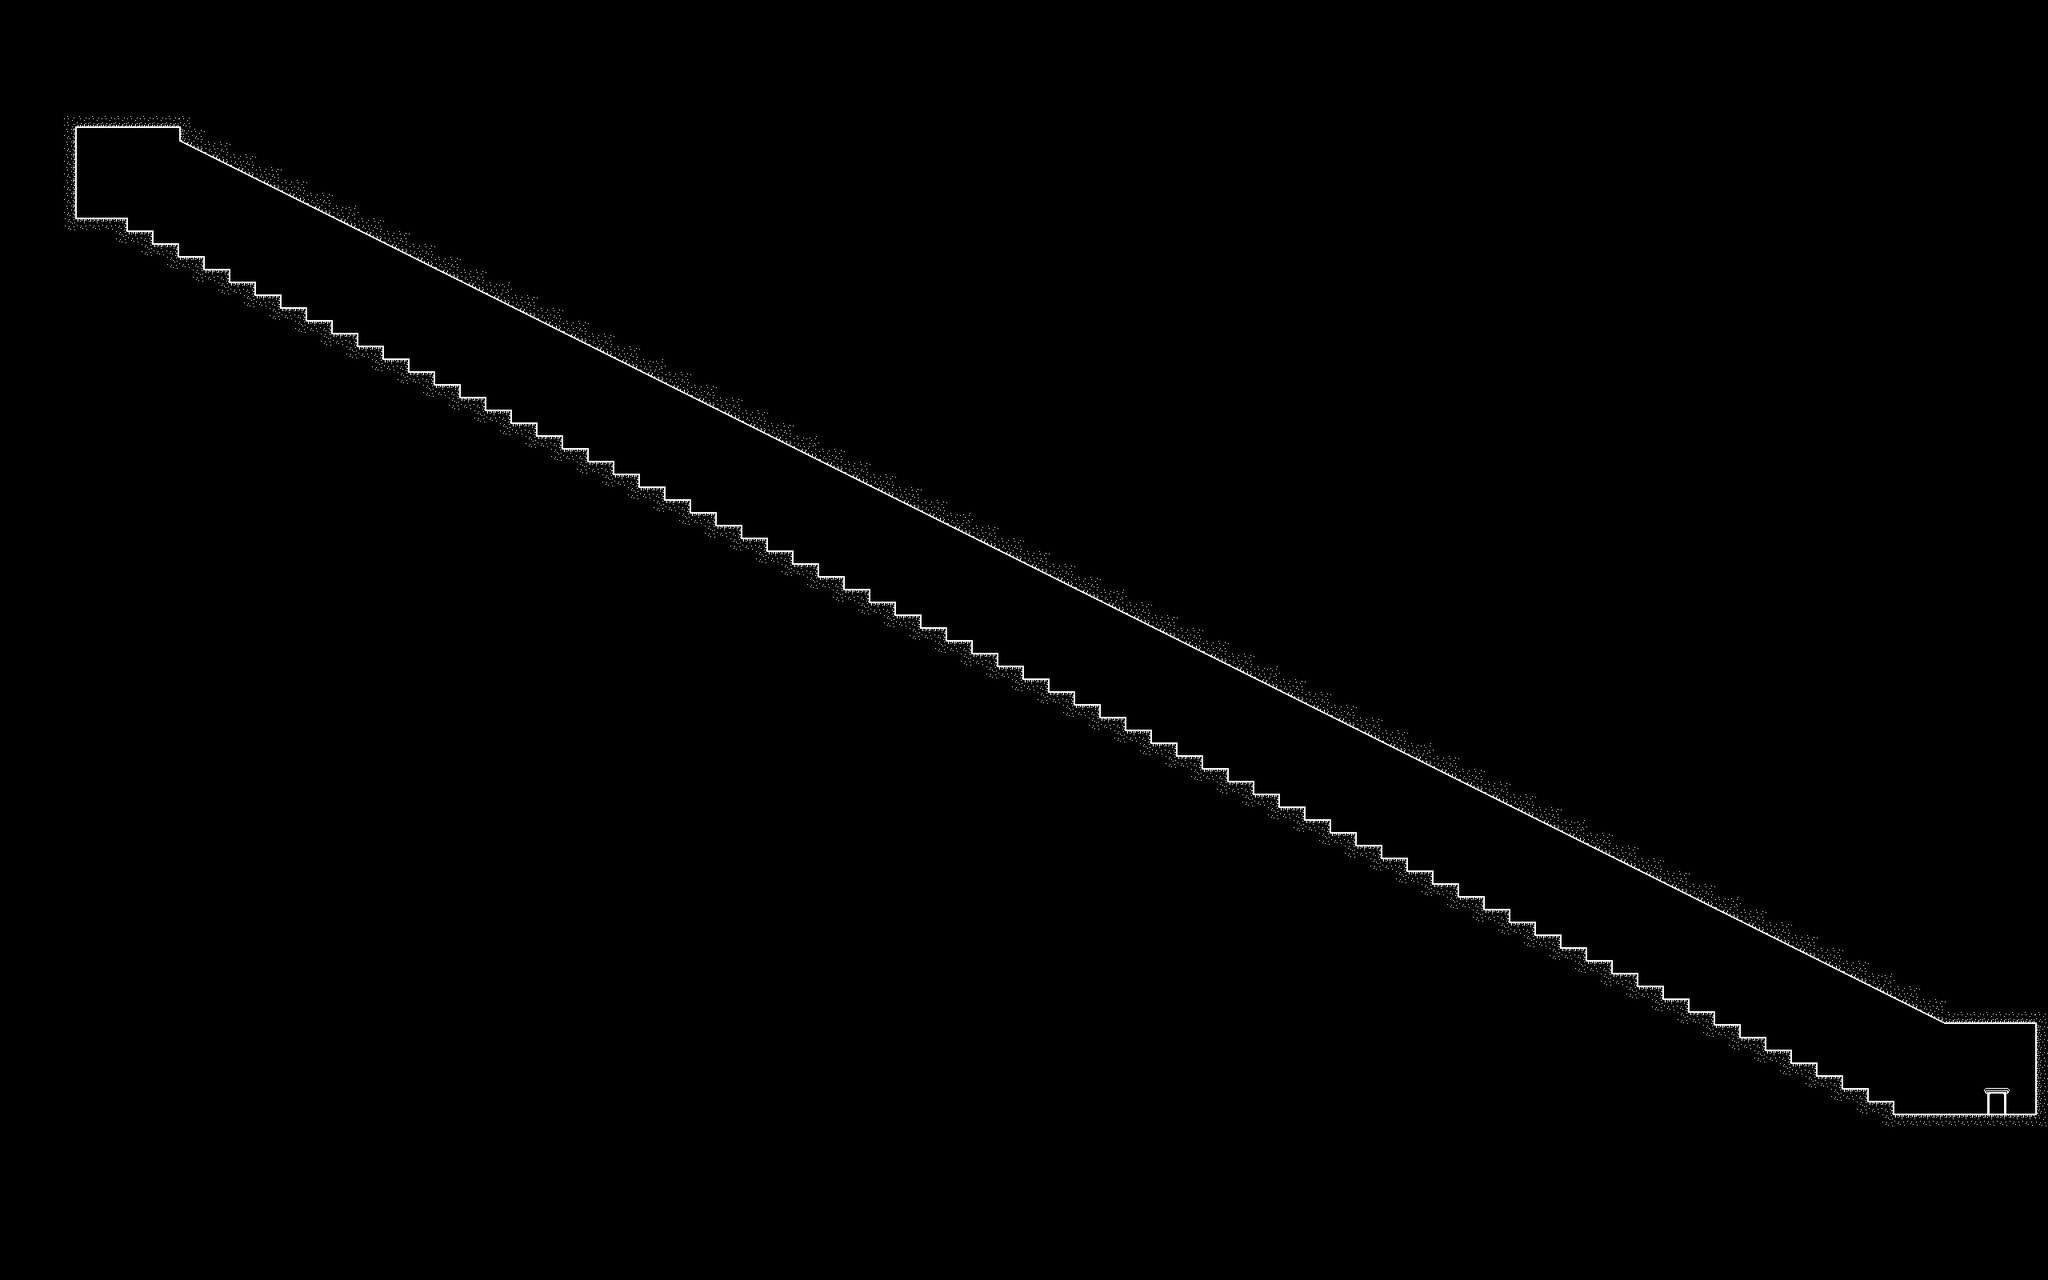

Below is a game level as drawn by its tile map, then a one-line description and the .tmx that defines it (tile-layer data replaced by summaries):
An orthogonal 160x100 tile map with 16x16 px tiles, 1 tile layer (Tiles) and 79 objects (Start, NextStage, OpeningDialog).

<map version="1.10" tiledversion="1.10.2" orientation="orthogonal" renderorder="right-down" compressionlevel="2" width="160" height="100" tilewidth="16" tileheight="16" infinite="0" nextlayerid="9" nextobjectid="293">
 <tileset firstgid="1" source="amproject.tsx" />
 <objectgroup id="4" name="Grounds">
  <object id="210" x="80" y="144" width="160" height="16" />
  <object id="211" x="80" y="144" width="16" height="144" />
  <object id="214" x="224" y="144">
   <polygon points="0,0 2208,0 2208,1136 0,32" />
  </object>
  <object id="215" x="2432" y="1264" width="128" height="16" />
  <object id="216" x="2544" y="1264" width="16" height="144" />
  <object id="217" x="2352" y="1392" width="208" height="16" />
  <object id="219" x="80" y="272" width="80" height="32" />
  <object id="221" x="144" y="288" width="48" height="32" />
  <object id="222" x="176" y="304" width="48" height="32" />
  <object id="223" x="208" y="320" width="48" height="32" />
  <object id="224" x="240" y="336" width="48" height="32" />
  <object id="225" x="272" y="352" width="48" height="32" />
  <object id="226" x="304" y="368" width="48" height="32" />
  <object id="227" x="336" y="384" width="48" height="32" />
  <object id="228" x="368" y="400" width="48" height="32" />
  <object id="229" x="400" y="416" width="48" height="32" />
  <object id="230" x="432" y="432" width="48" height="32" />
  <object id="231" x="464" y="448" width="48" height="32" />
  <object id="232" x="496" y="464" width="48" height="32" />
  <object id="233" x="528" y="480" width="48" height="32" />
  <object id="234" x="560" y="496" width="48" height="32" />
  <object id="235" x="592" y="512" width="48" height="32" />
  <object id="236" x="624" y="528" width="48" height="32" />
  <object id="237" x="656" y="544" width="48" height="32" />
  <object id="238" x="688" y="560" width="48" height="32" />
  <object id="239" x="720" y="576" width="48" height="32" />
  <object id="240" x="752" y="592" width="48" height="32" />
  <object id="241" x="784" y="608" width="48" height="32" />
  <object id="242" x="816" y="624" width="48" height="32" />
  <object id="243" x="848" y="640" width="48" height="32" />
  <object id="244" x="880" y="656" width="48" height="32" />
  <object id="245" x="912" y="672" width="48" height="32" />
  <object id="246" x="944" y="688" width="48" height="32" />
  <object id="247" x="976" y="704" width="48" height="32" />
  <object id="248" x="1008" y="720" width="48" height="32" />
  <object id="249" x="1040" y="736" width="48" height="32" />
  <object id="250" x="1072" y="752" width="48" height="32" />
  <object id="251" x="1104" y="768" width="48" height="32" />
  <object id="252" x="1136" y="784" width="48" height="32" />
  <object id="253" x="1168" y="800" width="48" height="32" />
  <object id="254" x="1200" y="816" width="48" height="32" />
  <object id="255" x="1232" y="832" width="48" height="32" />
  <object id="256" x="1264" y="848" width="48" height="32" />
  <object id="257" x="1296" y="864" width="48" height="32" />
  <object id="258" x="1328" y="880" width="48" height="32" />
  <object id="259" x="1360" y="896" width="48" height="32" />
  <object id="260" x="1392" y="912" width="48" height="32" />
  <object id="261" x="1424" y="928" width="48" height="32" />
  <object id="262" x="1456" y="944" width="48" height="32" />
  <object id="263" x="1488" y="960" width="48" height="32" />
  <object id="264" x="1520" y="976" width="48" height="32" />
  <object id="265" x="1552" y="992" width="48" height="32" />
  <object id="266" x="1584" y="1008" width="48" height="32" />
  <object id="267" x="1616" y="1024" width="48" height="32" />
  <object id="268" x="1648" y="1040" width="48" height="32" />
  <object id="269" x="1680" y="1056" width="48" height="32" />
  <object id="270" x="1712" y="1072" width="48" height="32" />
  <object id="271" x="1744" y="1088" width="48" height="32" />
  <object id="272" x="1776" y="1104" width="48" height="32" />
  <object id="273" x="1808" y="1120" width="48" height="32" />
  <object id="274" x="1840" y="1136" width="48" height="32" />
  <object id="275" x="1872" y="1152" width="48" height="32" />
  <object id="276" x="1904" y="1168" width="48" height="32" />
  <object id="277" x="1936" y="1184" width="48" height="32" />
  <object id="278" x="1968" y="1200" width="48" height="32" />
  <object id="279" x="2000" y="1216" width="48" height="32" />
  <object id="280" x="2032" y="1232" width="48" height="32" />
  <object id="281" x="2064" y="1248" width="48" height="32" />
  <object id="282" x="2096" y="1264" width="48" height="32" />
  <object id="283" x="2128" y="1280" width="48" height="32" />
  <object id="284" x="2160" y="1296" width="48" height="32" />
  <object id="285" x="2192" y="1312" width="48" height="32" />
  <object id="286" x="2224" y="1328" width="48" height="32" />
  <object id="287" x="2256" y="1344" width="48" height="32" />
  <object id="288" x="2288" y="1360" width="48" height="32" />
  <object id="291" x="2320" y="1376" width="48" height="32" />
 </objectgroup>
 <objectgroup id="2" name="Start">
  <object id="1" name="Start" x="124" y="270">
   <point />
  </object>
 </objectgroup>
 <layer id="1" name="Tiles" width="160" height="100">
  <data>[16000 cells, 537 non-empty, 16 distinct tile ids]</data>
 </layer>
 <objectgroup id="6" name="Objects">
  <object id="87" name="NextStage" x="2496" y="1376">
   <properties>
    <property name="class" value="scenePortal" />
    <property name="scene" value="LevelLobby" />
   </properties>
   <point />
  </object>
  <object id="292" name="OpeningDialog" x="1002" y="3212">
   <properties>
    <property name="class" value="dialog" />
    <property name="dialog" value="Dialog/opening" />
   </properties>
   <point />
  </object>
 </objectgroup>
</map>
